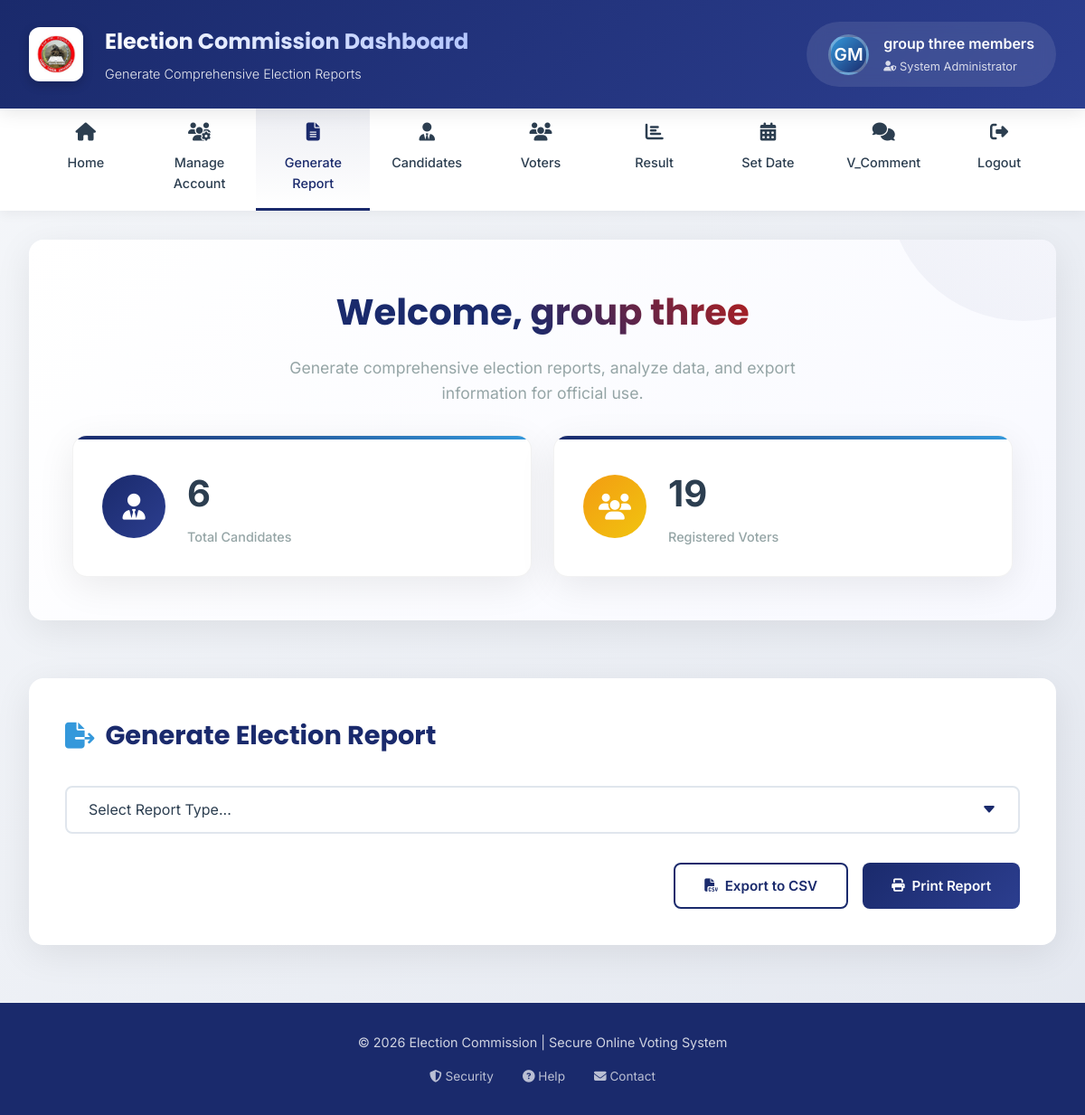
Screenshot of /a_generate.php (signed in) with the database file from the repository.
### tables this page shows
CREATE TABLE `user` (
  `fname` varchar(25) NOT NULL,
  `mname` varchar(25) NOT NULL,
  `lname` varchar(25) NOT NULL,
  `u_id` varchar(15) NOT NULL,
  `sex` varchar(10) NOT NULL,
  `age` varchar(25) NOT NULL,
  `phone` varchar(15) NOT NULL,
  `email` varchar(30) NOT NULL,
  `role` enum('admin','officer','department','discipline_committee','candidate') NOT NULL,
  `username` varchar(25) NOT NULL,
  `password` varchar(255) NOT NULL,
  `status` int(1) NOT NULL,
  `station` varchar(25) NOT NULL,
  `login_attempts` int(11) NOT NULL DEFAULT 0,
  `last_attempt` datetime DEFAULT NULL
);

### a_generate.php (the view, shortened to what this page needs)
<?php
include("connection.php");
    ?>
    <?php
$user_id = $_SESSION['u_id'];
$stmt = $conn->prepare("SELECT fname, mname, lname FROM user WHERE u_id = ?");
$stmt->bind_param("s", $user_id);
$stmt->execute();
$result = $stmt->get_result();
if ($result->num_rows > 0) {
    $row = $result->fetch_assoc();
    $FirstName = htmlspecialchars($row['fname']);
    $middleName = htmlspecialchars($row['mname']);
    $LastName = htmlspecialchars($row['lname']);
} else {
    echo '<script>alert("Error: User not found in the database."); window.location = "logout.php";</script>';
    exit();
}
$candidate_count = 0;
$voter_count = 0;
$stmt_cand = $conn->prepare("SELECT COUNT(*) as count FROM candidate");
$stmt_cand->execute();
$result_cand = $stmt_cand->get_result();
if ($row_cand = $result_cand->fetch_assoc()) {
    $candidate_count = $row_cand['count'];
}
$stmt_voter = $conn->prepare("SELECT COUNT(*) as count FROM voter");
$stmt_voter->execute();
$result_voter = $stmt_voter->get_result();
if ($row_voter = $result_voter->fetch_assoc()) {
    $voter_count = $row_voter['count'];
}
?>
<!DOCTYPE html>
<html lang="en">
<head>
    <link rel="stylesheet" href="https://cdnjs.cloudflare.com/ajax/libs/font-awesome/6.5.0/css/all.min.css">
</head>
<body>
    <header class="dashboard-header">
        <div class="header-container">
            <div class="logo-section">
                <a href="system_admin.php" class="logo">
                    <img src="img/logo.JPG" alt="Election Commission Logo">
                </a>
                <div class="header-title">
                    <h1>Election Commission Dashboard</h1>
                    <p>Generate Comprehensive Election Reports</p>
                </div>
            </div>
            <div class="user-profile">
                <div class="avatar">
                    <div class="avatar-initials"></div>
                </div>
                <div class="user-info">
                    <h3><?php echo "$FirstName $middleName $LastName"; ?></h3>
                    <div class="role">
                        <i class="fas fa-user-shield"></i>
                        <span>System Administrator</span>
                    </div>
                </div>
            </div>
        </div>
    </header>
    <nav class="dashboard-nav">
        <div class="nav-container">
            <ul class="nav-menu">
                <li class="nav-item">
                    <a href="system_admin.php" class="nav-link">
                        <i class="fas fa-home nav-icon"></i>
                        <span class="nav-text">Home</span>
                    </a>
                </li>
                <li class="nav-item">
                    <a href="manage_account.php" class="nav-link">
                        <i class="fas fa-users-cog nav-icon"></i>
                        <span class="nav-text">Manage Account</span>
                    </a>
                </li>
                <li class="nav-item">
                    <a href="a_generate.php" class="nav-link active">
                        <i class="fas fa-file-alt nav-icon"></i>
                        <span class="nav-text">Generate Report</span>
                    </a>
                </li>
                <li class="nav-item">
                    <a href="a_candidate.php" class="nav-link">
                        <i class="fas fa-user-tie nav-icon"></i>
                        <span class="nav-text">Candidates</span>
                    </a>
                </li>
                <li class="nav-item">
                    <a href="voters.php" class="nav-link">
                        <i class="fas fa-users nav-icon"></i>
                        <span class="nav-text">Voters</span>
                    </a>
                </li>
                <li class="nav-item">
                    <a href="adminv_result.php" class="nav-link">
                        <i class="fas fa-chart-bar nav-icon"></i>
                        <span class="nav-text">Result</span>
                    </a>
                </li>
                <li class="nav-item">
                    <a href="setDate.php" class="nav-link">
                        <i class="fas fa-calendar-alt nav-icon"></i>
                        <span class="nav-text">Set Date</span>
                    </a>
                </li>
                <li class="nav-item">
                    <a href="v_comment.php" class="nav-link">
                        <i class="fas fa-comments nav-icon"></i>
                        <span class="nav-text">V_Comment</span>
                    </a>
                </li>
                <li class="nav-item">
                    <a href="logout.php" class="nav-link">
                        <i class="fas fa-sign-out-alt nav-icon"></i>
                        <span class="nav-text">Logout</span>
                    </a>
                </li>
            </ul>
        </div>
    </nav>
    <main class="dashboard-main">
        <div class="report-dashboard">
            <section class="welcome-section">
                <div class="welcome-content">
                    <h2>Welcome, <span class="highlight"><?php echo $FirstName . ' ' . $middleName; ?></span></h2>
                    <p>Generate comprehensive election reports, analyze data, and export information for official use.</p>
                </div>
                <div class="stats-grid">
                    <div class="stat-card">
                        <div class="stat-content">
                            <div class="stat-icon">
                                <i class="fas fa-user-tie"></i>
                            </div>
                            <div class="stat-info">
                                <h3><?php echo number_format($candidate_count); ?></h3>
                                <p>Total Candidates</p>
                            </div>
                        </div>
                    </div>
                    <div class="stat-card">
                        <div class="stat-content">
                            <div class="stat-icon">
                                <i class="fas fa-users"></i>
                            </div>
                            <div class="stat-info">
                                <h3><?php echo number_format($voter_count); ?></h3>
                                <p>Registered Voters</p>
                            </div>
                        </div>
                    </div>
                </div>
            </section>
            <section class="report-section">
                <div class="section-header">
                    <h3><i class="fas fa-file-export"></i> Generate Election Report</h3>
                </div>
                <div class="report-selector">
                    <select id="reportType" class="report-select">
                        <option value="">Select Report Type...</option>
                    </select>
                </div>
                <div class="action-buttons">
                    <button class="btn btn-secondary" onclick="exportToCSV()">
                        <i class="fas fa-file-csv btn-icon"></i>
                        Export to CSV
                    </button>
                    <button class="btn btn-primary" onclick="printReport()">
                        <i class="fas fa-print btn-icon"></i>
                        Print Report
                    </button>
                </div>
            </section>
        </div>
    </main>
    <footer class="dashboard-footer">
        <div class="footer-container">
            <p>© <?php echo date("Y"); ?> Election Commission | Secure Online Voting System</p>
            <div class="footer-links">
                <a href="#"><i class="fas fa-shield-alt"></i> Security</a>
                <a href="#"><i class="fas fa-question-circle"></i> Help</a>
                <a href="#"><i class="fas fa-envelope"></i> Contact</a>
            </div>
        </div>
    </footer>
</body>
</html>

### rows the page displays
user: fname "group", mname "three", lname "members"

### other values shown
$candidate_count "6"
$voter_count "19"
